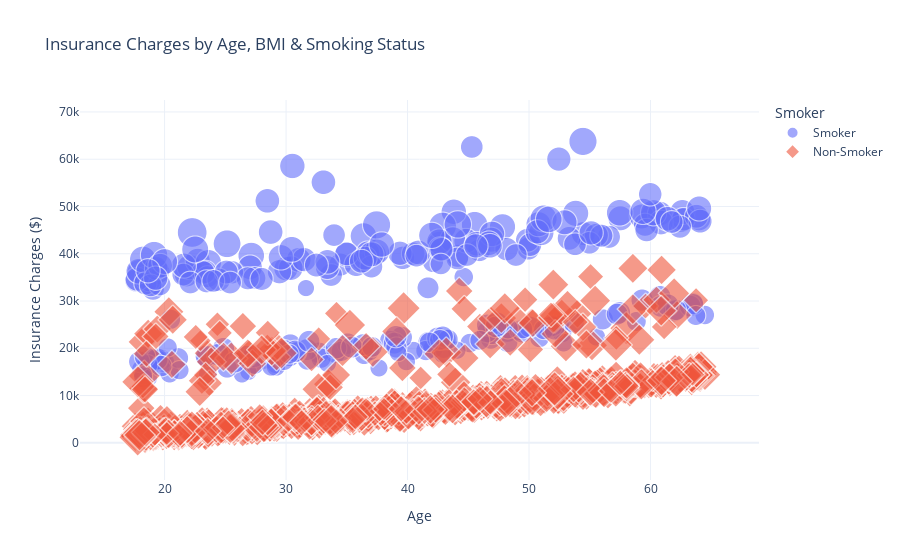

Write notebook code for a chart like this one.
### Markdown cell above
The box plot shows a clear difference in insurance charges based on smoking status. Smokers tend to have significantly higher median and overall charges compared to non-smokers. The boxplot shows There are no visible outliers among smokers, there are numerous high-charge outliers among non-smokers. This suggests that factors other than smoking — such as BMI, age and location — may also contribute to elevated insurance costs in the non-smoking group

### Code cell
df['bmi_scaled'] = df['bmi'] / df['bmi'].max() * 30  # Adjust size range
df['smoker_status'] = df['smoker_encoded'].map({0: 'Non-Smoker', 1: 'Smoker'})
df['age_jittered'] = df['age'] + np.random.uniform(-0.5, 0.5, size=len(df))

fig = px.scatter(
    df,
    x='age_jittered',
    y='charges',
    size='bmi_scaled',
    color='smoker_status',
    symbol='smoker_status',
    size_max=30,
    opacity=0.6,
    title='Insurance Charges by Age, BMI & Smoking Status',
    labels={
        'age_jittered': 'Age',
        'charges': 'Insurance Charges ($)',
        'bmi_scaled': 'BMI (Scaled)',
        'smoker_status': 'Smoker'
    }
)

fig.update_layout(
    xaxis=dict(title='Age'),
    yaxis=dict(title='Insurance Charges ($)'),
    template='plotly_white'
)

fig.show()

### Figure 1 — Plotly figure (JSON) as saved in the notebook; plotly's stock layout.template omitted (floating-point values rounded to 4 significant figures; data arrays with more than 128 entries replaced by an {"elided": "..."} marker saying what was removed)
{"data": [{"hovertemplate": "Smoker=Smoker<br>Age=%{x}<br>Insurance Charges ($)=%{y}<br>BMI (Scaled)=%{marker.size}<extra></extra>", "legendgroup": "Smoker", "marker": {"color": "#636efa", "opacity": 0.6, "size": {"elided": "274 float values"}, "sizemode": "area", "sizeref": 0.03333, "symbol": "circle"}, "mode": "markers", "name": "Smoker", "showlegend": true, "type": "scattergl", "x": {"elided": "274 float values"}, "xaxis": "x", "y": {"elided": "274 float values"}, "yaxis": "y"}, {"hovertemplate": "Smoker=Non-Smoker<br>Age=%{x}<br>Insurance Charges ($)=%{y}<br>BMI (Scaled)=%{marker.size}<extra></extra>", "legendgroup": "Non-Smoker", "marker": {"color": "#EF553B", "opacity": 0.6, "size": {"elided": "1063 float values"}, "sizemode": "area", "sizeref": 0.03333, "symbol": "diamond"}, "mode": "markers", "name": "Non-Smoker", "showlegend": true, "type": "scattergl", "x": {"elided": "1063 float values"}, "xaxis": "x", "y": {"elided": "1063 float values"}, "yaxis": "y"}], "layout": {"legend": {"itemsizing": "constant", "title": {"text": "Smoker"}, "tracegroupgap": 0}, "title": {"text": "Insurance Charges by Age, BMI & Smoking Status"}, "xaxis": {"anchor": "y", "domain": [0, 1], "title": {"text": "Age"}}, "yaxis": {"anchor": "x", "domain": [0, 1], "title": {"text": "Insurance Charges ($)"}}}}
